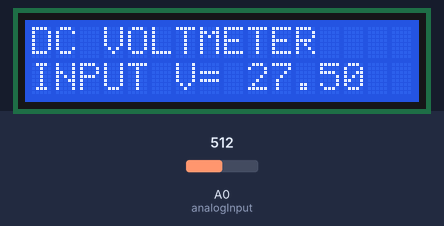
The sketch below on a simulated Arduino Uno, built with avr-gcc and run on an emulated ATmega328P. Shown: 16×2 character LCD. The test bench sets the inputs (shaded band); at power-on: A0 (analogInput) = 512.

Above: at 1.2 s.
1.3 s: A0 (analogInput) set to 716
At 2.7 s:
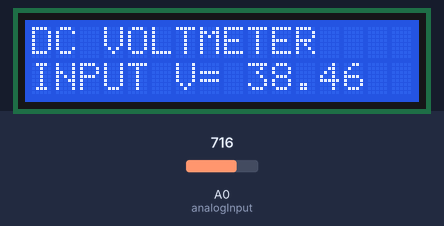
3.1 s: A0 (analogInput) set to 900
At 4.2 s:
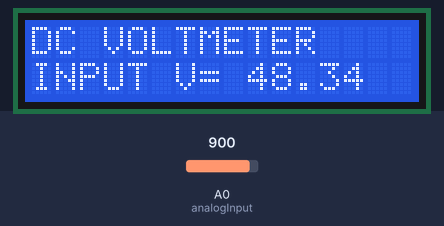
4.6 s: A0 (analogInput) set to 1023
At 5.7 s:
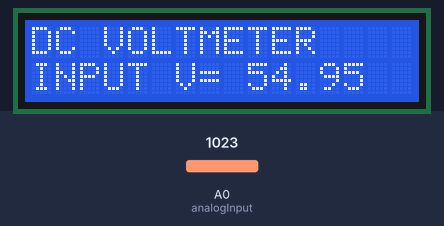
Timing chart, 0 to 7.6 s (numbered marks = the images above; inputs shaded):
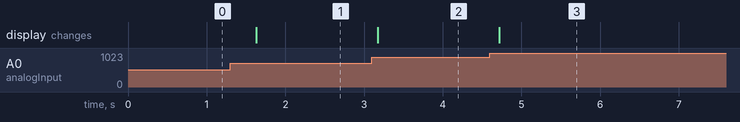

Measured:
- after the input at 1.3 s, the display: changes after 0.33 s (image 1)
- after the input at 3.1 s, the display: changes after 0.07 s (image 2)
- after the input at 4.6 s, the display: changes after 0.12 s (image 3)

The sketch:

code.ino
```cpp
#include <LiquidCrystal_I2C.h>
LiquidCrystal_I2C lcd(0x27, 16, 2);
int analogInput = 0;
float vout = 0.0;
float vin = 0.0;
float R1 = 100000.0; // resistance of R1 (100K)
float R2 = 10000.0; // resistance of R2 (10K)
int value = 0;
void setup(){
   pinMode(analogInput, INPUT);
   lcd.init();
   lcd.backlight();
   lcd.print("DC VOLTMETER");
}
void loop(){
   // read the value at analog input
   value = analogRead(analogInput);
   vout = (value * 5.0) / 1024.0;
   vin = vout / (R2/(R1+R2));
   if (vin<0.09) {
   vin=0.0;//statement to quash undesired reading
}
lcd.setCursor(0, 1);
lcd.print("INPUT V= ");
lcd.print(vin);
delay(500);
}
```
